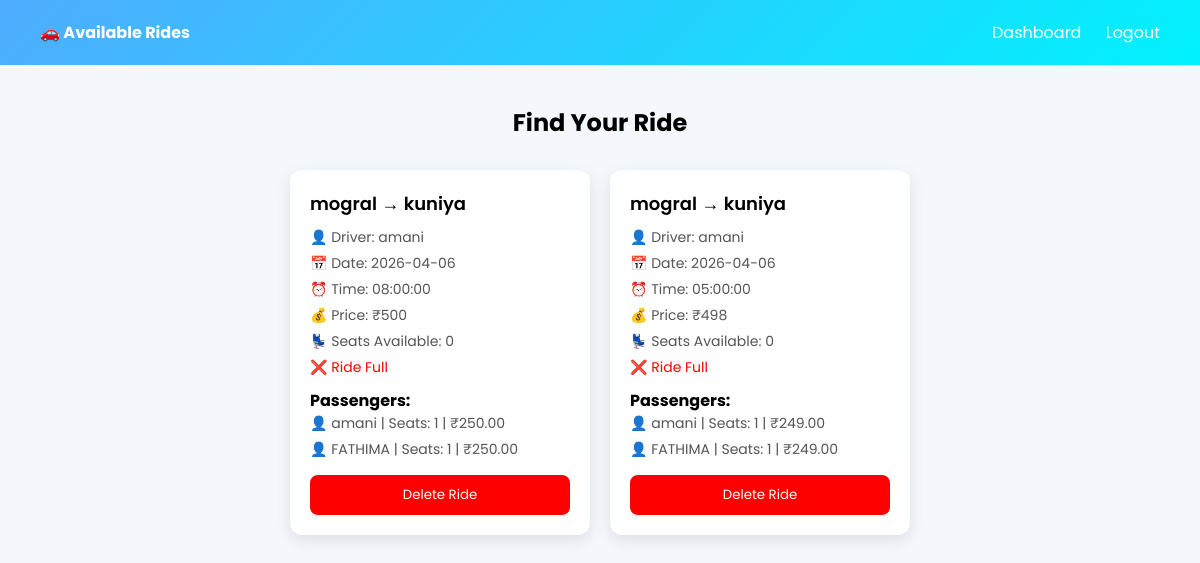
Screenshot of /view_rides.php (signed in) with the database file from the repository.
### tables this page shows
CREATE TABLE `rides` (
  `id` int(11) NOT NULL,
  `user_id` int(11) DEFAULT NULL,
  `source` varchar(100) DEFAULT NULL,
  `destination` varchar(100) DEFAULT NULL,
  `ride_date` date DEFAULT NULL,
  `seats` int(11) DEFAULT NULL,
  `ride_time` time DEFAULT NULL,
  `price` int(11) DEFAULT NULL,
  `vehicle` varchar(50) DEFAULT NULL
);

CREATE TABLE `users` (
  `id` int(11) NOT NULL,
  `name` varchar(100) DEFAULT NULL,
  `email` varchar(100) DEFAULT NULL,
  `password` varchar(255) DEFAULT NULL,
  `vehicle` varchar(100) DEFAULT NULL
);

CREATE TABLE `bookings` (
  `id` int(11) NOT NULL,
  `ride_id` int(11) DEFAULT NULL,
  `user_id` int(11) DEFAULT NULL,
  `cost` decimal(10,2) DEFAULT NULL,
  `seats_booked` int(11) DEFAULT 1
);

### view_rides.php (the view, shortened to what this page needs)
<?php
include "db.php";
$result = $conn->query("SELECT rides.*, users.name FROM rides
JOIN users ON rides.user_id = users.id ORDER BY ride_date ASC");
?>
<!DOCTYPE html>
<html lang="en">
<head>
</head>
<body>
<div class="header">
    <div><strong>🚗 Available Rides</strong></div>
    <div>
        <a href="dashboard.php">Dashboard</a>
        <a href="logout.php">Logout</a>
    </div>
</div>
<div class="container">
    <h2>Find Your Ride</h2>
    <div class="cards">
    <?php if ($result->num_rows > 0): ?>
        <?php while ($row = $result->fetch_assoc()): ?>
        <?php
        $result2 = $conn->query("SELECT SUM(seats_booked) as total FROM bookings WHERE ride_id=".$row['id']);
        $row2 = $result2->fetch_assoc();
        $booked = $row2['total'] ?? 0;
        $remaining = $row['seats'] - $booked;
        ?>
        <div class="card">
            <div class="route">
                <?php echo $row['source']; ?> → <?php echo $row['destination']; ?>
            </div>
            <div class="info">👤 Driver: <?php echo $row['name']; ?></div>
            <div class="info">📅 Date: <?php echo $row['ride_date']; ?></div>
            <?php if (!empty($row['ride_time'])): ?>
            <div class="info">⏰ Time: <?php echo $row['ride_time']; ?></div>
            <?php endif; ?>
            <?php if (!empty($row['price'])): ?>
            <div class="info">💰 Price: ₹<?php echo $row['price']; ?></div>
            <?php endif; ?>
            <div class="info">💺 Seats Available: <?php echo $remaining; ?></div>
            <?php if ($remaining > 0): ?>
                <form method="POST" action="book_ride.php">
                    <input type="hidden" name="ride_id" value="<?php echo $row['id']; ?>">
                    <input type="number" name="seats" min="1" max="<?php echo $remaining; ?>"
                           placeholder="Enter seats" required>
                    <button type="submit">Book Ride</button>
                </form>
            <?php else: ?>
                <div class="info" style="color:red;">❌ Ride Full</div>
            <?php endif; ?>
            <?php if ($row['user_id'] == $_SESSION['user_id']): ?>
                <div style="margin-top:10px;">
                    <strong>Passengers:</strong>
                    <?php
                    $users = $conn->query("
                        SELECT users.name, bookings.seats_booked, bookings.cost
                        FROM bookings
                        JOIN users ON bookings.user_id = users.id
                        WHERE bookings.ride_id=".$row['id']
                    );
                    if ($users->num_rows > 0) {
                        while ($u = $users->fetch_assoc()) {
                            echo "<div class='info'>👤 {$u['name']} | Seats: {$u['seats_booked']} | ₹{$u['cost']}</div>";
                        }
                    } else {
                        echo "<div class='info'>No bookings yet</div>";
                    }
                    ?>
                </div>
                <form method="POST" action="delete_ride.php">
                    <button class="delete-btn">Delete Ride</button>
                </form>
            <?php endif; ?>
        </div>
        <?php endwhile; ?>
    <?php else: ?>
        <p class="no-rides">No rides available right now.</p>
    <?php endif; ?>
    </div>
</div>
</body>
</html>

### view_rides.php (style rules this page uses)
* { box-sizing: border-box; margin:0; padding:0; font-family:'Poppins', sans-serif; }
body { background:#f4f7fb; }
.header { background: linear-gradient(135deg,#4facfe,#00f2fe); color:white; padding:20px 40px; display:flex; justify-content:space-between; }
.header a { color:white; text-decoration:none; margin-left:20px; }
.container { padding:40px; }
h2 { text-align:center; margin-bottom:30px; }
.cards { display:flex; flex-wrap:wrap; gap:20px; justify-content:center; }
.card { background:white; width:300px; padding:20px; border-radius:12px; box-shadow:0 5px 15px rgba(0,0,0,0.1); transition:0.3s; }
.route { font-size:18px; font-weight:600; margin-bottom:10px; }
.info { font-size:14px; color:#555; margin-bottom:5px; }
button { width:100%; margin-top:10px; padding:10px; border:none; border-radius:8px; background:#4facfe; color:white; cursor:pointer; }
.delete-btn { background:red; }

### rows the page displays
rides: source "mogral", destination "kuniya", user.name "amani", ride_date "2026-04-06", ride_time "08:00:00", price "500", remaining "0", seats "❌ Ride Full"
bookings: user.name "amani", seats_booked "1", cost "250.00"
bookings: user.name "FATHIMA", seats_booked "1", cost "250.00"
rides: source "mogral", destination "kuniya", user.name "amani", ride_date "2026-04-06", ride_time "05:00:00", price "498", remaining "0", seats "❌ Ride Full"
bookings: user.name "amani", seats_booked "1", cost "249.00"
bookings: user.name "FATHIMA", seats_booked "1", cost "249.00"
